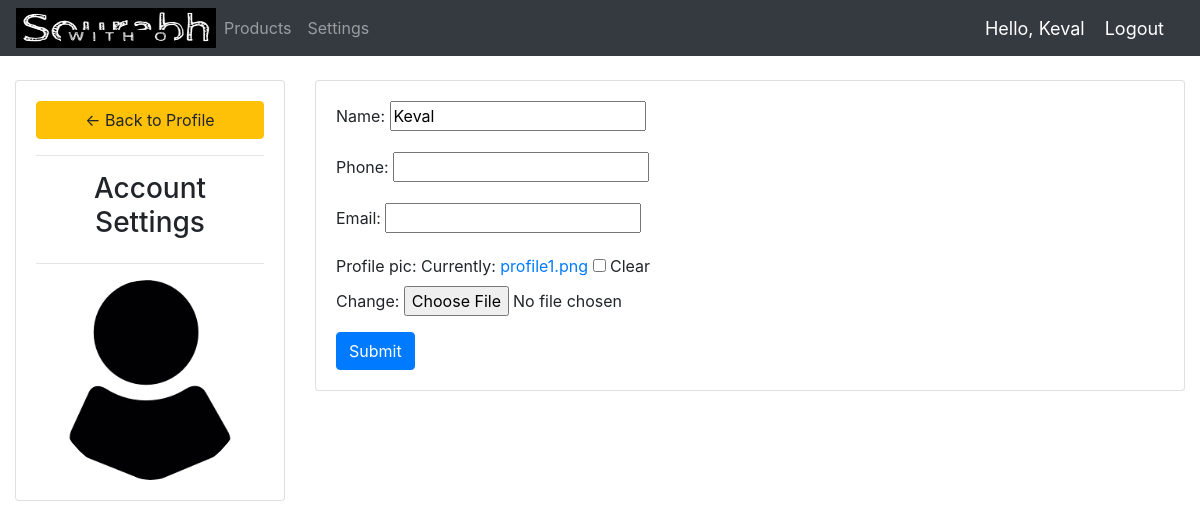
The page /account/ (signed in) on the database as committed earlier.
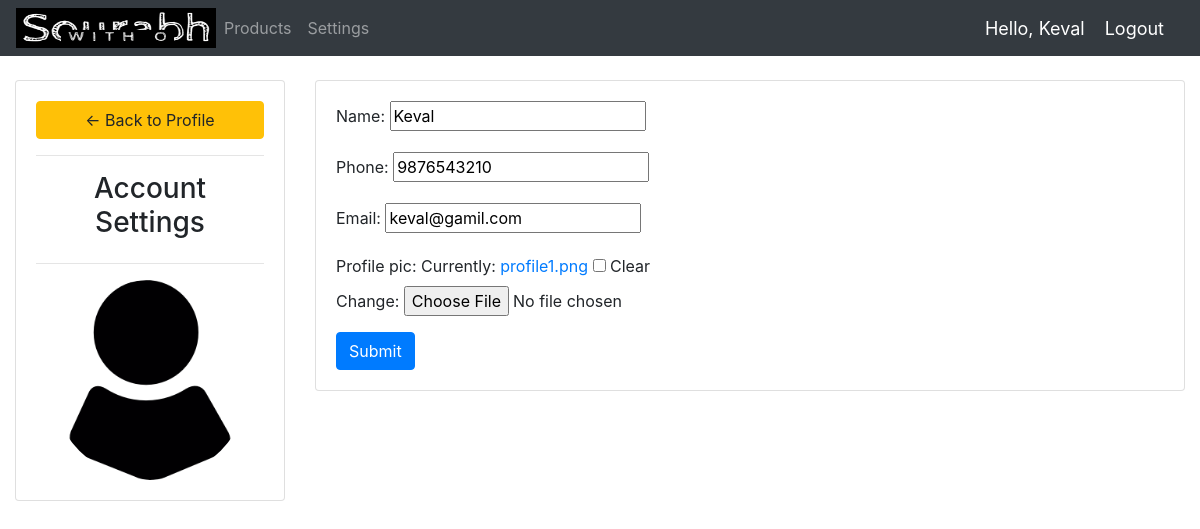
The same page on the database as committed later.
### accounts/models.py (models this page shows, shortened)
class Customer(models.Model):
    user = models.OneToOneField(User, null=True, blank=True, on_delete=models.CASCADE)
    name= models.CharField(max_length=200,null=True)
    phone=models.CharField(max_length=200,null=True)
    email=models.CharField(max_length=200,null=True)
    date_created=models.DateTimeField(auto_now_add=True,null=True)
    profile_pic = models.ImageField(default="profile1.png", null=True, blank=True)

### accounts/decorators.py (the view)
		def wrapper_func(request, *args, **kwargs):
			group = None
			if request.user.groups.exists():
				group = request.user.groups.all()[0].name
			if group in allowed_roles:
				return view_func(request, *args, **kwargs)
			else:
				return HttpResponse('You are not authorized to view this page')

### accounts/forms.py
class CustomerForm(ModelForm):
	class Meta:
		model = Customer
		fields = '__all__'
		exclude = ['user']

### accounts/views.py (called while the page is built)
@login_required(login_url='login')
@allowed_users(allowed_roles=['customer'])
def accountSettings(request):
	customer = request.user.customer
	form = CustomerForm(instance=customer)
	if request.method == 'POST':
		form = CustomerForm(request.POST, request.FILES,instance=customer)
		if form.is_valid():
			form.save()
	context = {'form':form}
	return render(request, 'accounts/account_settings.html', context)

### accounts/templates/accounts/account_settings.html (shortened to what this page needs)
{%  extends 'accounts/main.html' %}
{% load static %}
{% block content %}
<br>
<div class="row">
	<div class="col-md-3">
		<div class="card card-body">
			<a class="btn btn-warning" href="{% url 'home' %}"> &#8592; Back to Profile</a>
			<hr>
			<h3 style="text-align: center">Account Settings</h3>
			<hr>
			<img class="profile-pic" src="{{request.user.customer.profile_pic.url}}" >
		</div>
	</div>
	<div class="col-md-9">
		<div class="card card-body">
			<form method="POST" action="" enctype="multipart/form-data">
				{{form.as_p}}
			<input class="btn btn-primary" type="submit" name="Update Information">
			</form>
		</div>
	</div>
</div>
{% endblock %}

Rows that differ between the two databases and show on the page:
changed Customer "Keval": phone (not shown) → "9876543210"; email (not shown) → "keval@gamil.com"
